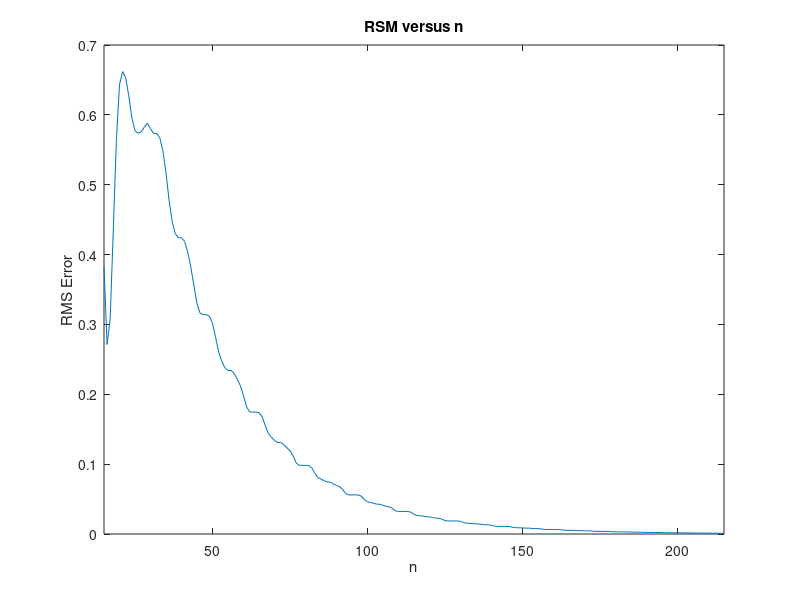
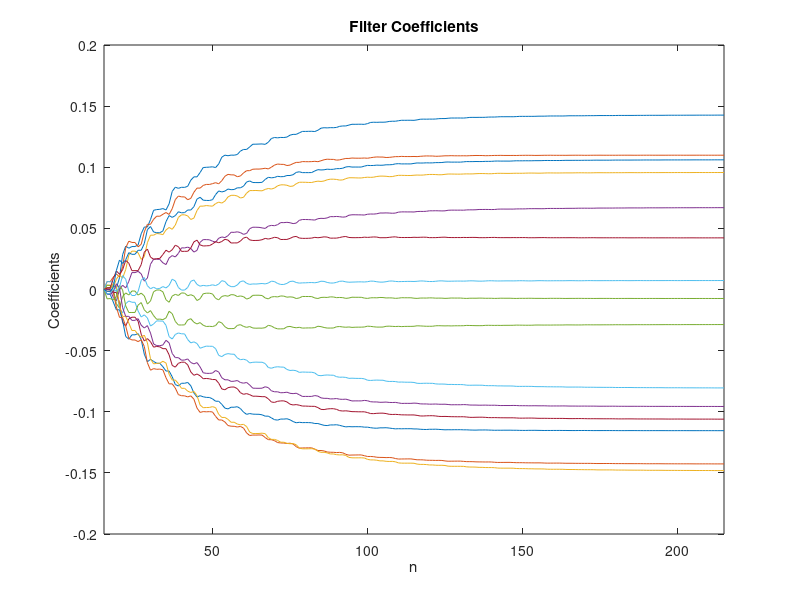
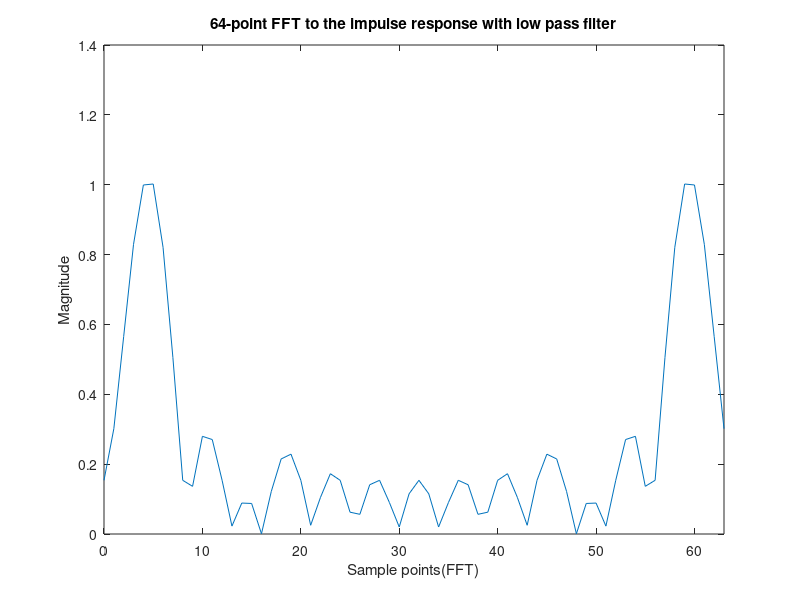

Source code (MATLAB) for these figures, in order:
clear all
close all
clc

%% parameters setting
Iters = 200;            % Iteration Times
M = 15;                 % Filter Size
M_end = M + Iters;      % Final index
W = zeros(M,1);         % Filter Coefficients
W_hist = zeros(M, M_end);% History of Filter Coefficients
mu = 1e-2;              % Step size
n = 1 : M_end;          % Time index
s = sin(2*pi*n/16) + cos(2*pi*n/4); % Input 
d = sin(2*pi*n/16);     % Desired 
e = zeros(M_end);       % Error
r = zeros(M_end);       % RMS 
rms_step = 16;

% Converged Condition
converge_value = 0.05/sqrt(2);
converged = false;

%% LMS Iteration
for i = M : M_end
    U = s(i:-1: i-M+1)';    % Extract input
    d_hat = W' * U;         % Compute filter output
    e(i) = d(i) - d_hat;    % Compute error
    W = W + mu*e(i)*U;      % Update filter coefficients
    W_hist(:,i+1) = W;      % Add coefficients to history
    r(i) = sqrt(mean(e(max(M, i-rms_step+1):i).^2)); % RMS
    % Determine convergence
    if r(i) < converge_value && ~converged
        disp(['Converged at ' num2str(i-M+1) ' iterations.']);
        converged = true;
    end
end

disp(['Min RMS value : ' num2str(min(r(M:Iters)))]);

%% Plot
% Plot the RMS Error versus time
figure('Name','RSM Plot');
plot(M:M_end, r(M:M_end));
xlim([M M_end]);
xlabel('n');
ylabel('RMS Error');
title('RSM versus n');

% Plot the filter coefficients versus time
figure('Name','Filter Coefficients');
plot(M:M_end, W_hist(:, M:M_end)');
xlim([M M_end]);
xlabel('n');
ylabel('Coefficients');
title('Filter Coefficients');

% Compute and plot the frequency response
fft_resp = fft(W, 64);
f = (0:63); % frequency axis
figure('Name','Frequency response');
plot(f, abs(fft_resp));
xlim([0 63]);
xlabel('Sample points(FFT)');
ylabel('Magnitude');
title('64‐point FFT to the impulse response with low pass filter');

%% Determine the minimum M
Iters = 5000;       % Maximum Iteration Times
M_max = 100;     	% Maximum Filter Size
mu = 1e-2;          % Initial Step size
rms_step = 16;

% Converged Condition
converge_value = 0.05/sqrt(2);
convergence_flag = false;

for M = 1:M_max
    M_end = M + Iters;      % Final index
    W = zeros(M,1);         % Filter Coefficients
    n = 1 : M_end;          % Time index
    s = sin(2*pi*n/16) + cos(2*pi*n/4); % Input 
    d = sin(2*pi*n/16);     % Desired 
    e = zeros(M_end, 1);    % Error
    r = zeros(M_end, 1);    % RMS
    
    % LMS Iteration
    for i = M : M_end
        U = s(i:-1: i-M+1)';    % Extract input
        d_hat = W' * U;         % Compute filter output
        e(i) = d(i) - d_hat;    % Compute error
        W = W + mu*e(i)*U;      % Update filter coefficients
        r(i) = sqrt(mean(e(max(M, i-rms_step+1):i).^2)); % RMS
        % Determine convergence
        if r(i) < converge_value
            disp(['Converged at M = ' num2str(M) ', Iteration = ' num2str(i-M+1)]);
            min_M = M;
            min_iter_count = i - M + 1;
            convergence_flag = true;
            break; 
        end
    end
    if convergence_flag
        break; 
    end
end

disp(['Minimum iterations for M converged : ' num2str(min_M)]);
disp(['Iterations required: ' num2str(min_iter_count)]);




